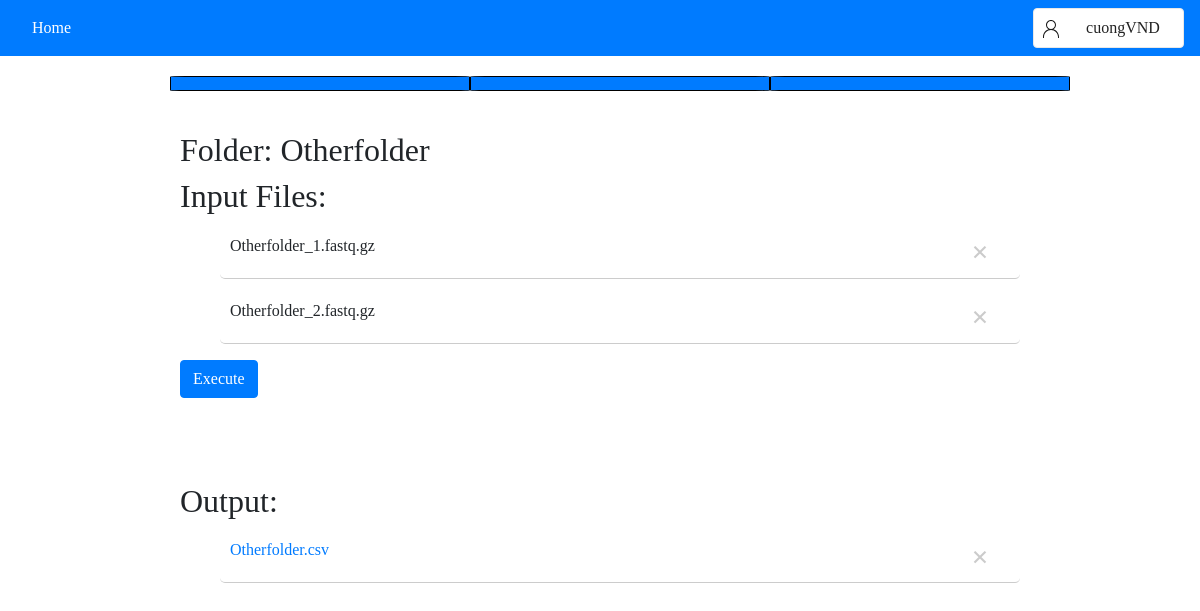
The app's page /folder/3 (signed in) with its own data.
### function/models.py (models this page shows)
class User(db.Model, UserMixin):
    role = db.Column(db.Integer, default = 2)
    id = db.Column(db.Integer, primary_key = True)
    email = db.Column(db.String(50))
    username = db.Column(db.String(50))
    password = db.Column(db.String(50))

class Folder(db.Model):
    id = db.Column(db.Integer, primary_key = True)
    path = db.Column(db.String(50), nullable = False)
    name = db.Column(db.String(50), nullable = False)
    date = db.Column(db.DateTime(timezone = True), default = func.now())
    user_id = db.Column(db.Integer, db.ForeignKey('user.id'))
    users = db.relationship('User')
    parent_folder_id = db.Column(db.Integer, db.ForeignKey('folder.id'))
    subfolders = db.relationship('Folder', backref=db.backref('parent_folder', remote_side=[id]))

class File(db.Model):
    id = db.Column(db.Integer, primary_key = True)
    path = db.Column(db.String(50), nullable = False)
    name = db.Column(db.String(50), nullable = False)
    date = db.Column(db.DateTime(timezone = True), default = func.now())
    user_id = db.Column(db.Integer, db.ForeignKey('user.id'))
    folder_id = db.Column(db.Integer, db.ForeignKey('folder.id'))
    subfiles = db.relationship('Folder', backref=db.backref('files', lazy='dynamic'))

### app.py (the view, shortened to what this page needs)
@app.route('/folder/<folder_id>', methods=['GET', 'POST'])
@login_required
def get_folder(folder_id):
    folder = Folder.query.get_or_404(folder_id)
    file = File.query.filter_by(folder_id=folder.id).first()
    subfolders = Folder.query.filter_by(parent_folder_id=folder.id).all()
    subfiles = File.query.filter_by(folder_id=folder.id).all()
    output=[]
    files=[]
    for file in subfiles:
        if file.name.endswith(".csv"):
            output.append(file)
        else:
            files.append(file)
    return render_template('folder.html', folder=folder, subfolders=subfolders, file = file, subfiles = files, output=output, user = current_user)

### app.py (called while the page is built)
@login_manager.user_loader
def load_user(id):
    return User.query.get(int(id))

### templates/folder.html (shortened to what this page needs)
{% extends 'home.html' %}
{% block content %}
  <div class="form">
        <div class="header">
          <ul class="ul">
              <li class="active step step1">
              </li>
              <li class="step step2">
              </li>
              <li class="step step3">
              </li>
          </ul>
      </div>
    <br>
    <h2>Folder: {{ folder.name }}</h2>
    <h2>Input Files:</h2>
    <ul>
      {% set sorted_subfiles = subfiles | sort(attribute='name') %}
      {% for subfile in sorted_subfiles %}
        {% if subfile.name.endswith('.gz') %}
          <div class="file-list">
            <li>{{ subfile.name }}</li>
            <button type="button" class="close" onclick="deleteSubFile('{{ subfile.id }}','{{ subfile.folder_id }}')">
              <span aria-hidden="true">&times;</span>
            </button>
          </div>
        {% endif %}
      {% endfor %}
    </ul>
 <form action="/folder/{{ folder.id }}" method="post" enctype="multipart/form-data" id="uploadForm">
  <div id="fileInputContainer">
	  {% if subfiles|length>=2 %}
      <button type="button" class="btn-primary btn execute-button" id="addFileBtn" onclick="executeF('{{ folder.id }}')">Execute</button>
    {% endif %}
  </div>
</form>
    <div class="ouput-file">
      <h2>Output:</h2>
      <ul>
         {% for subfile in output %}
          {% if subfile.name.endswith('.csv') %}
            <div class="file-list">
              <li><a href="{{ url_for('get_file', file_id=subfile.id) }}">{{ subfile.name }}</a></li>
              <button type="button" class="close" onclick="deleteSubFile('{{ subfile.id }}','{{ subfile.folder_id }}')">
                <span aria-hidden="true">&times;</span>
              </button>
            </div>
          {% endif %}
        {% endfor %}
      </ul>
    </div>
  </div>
{% endblock %}

### templates/home.html (shortened to what this page needs)
<!DOCTYPE html>
<html lang="en">
<head>
  <link
  rel="stylesheet"
  href="https://stackpath.bootstrapcdn.com/bootstrap/4.4.1/css/bootstrap.min.css"
/>
<link
  rel="stylesheet"
  href="https://stackpath.bootstrapcdn.com/font-awesome/4.7.0/css/font-awesome.min.css"
/>
<link rel="stylesheet" href="../static/home.css">
</head>
<body>
  <nav class="navbar navbar-expand-lg bg-primary">
    <a href="/home" class="nav-item nav-link" id="home" style="color: white;">Home</a>
    <div class="navbar-nav ml-auto">
      <div class="menu_account">
        <div class="icon_account">
        </div>
        <div class="name_account" data-toggle="dropdown">
          <p class="nav-link">{{ user.username }}</p>
        </div>
      </div>
    </div>
  </nav>
{% block content %}{% endblock %}
</body>
</html>

### static/home.css (style rules this page uses)
:root { --primary: #007bff; --secondary: #bfc0c0; --white: #fff; --text-clr: #222222; --header-clr: #25273d; --next-btn-hover: #0044ff; --back-btn-hover: #8b8c8c; }
body { font-family: Source Sans Pro; }
.navbar { background-color: #00194C; width: 100%; }
.menu_account { display: flex; width: 151px; height: 40px; padding: 8px 9px; justify-content: center; align-items: center; gap: 5px; flex-shrink: 0; border-radius: 4px; border: 1px solid #E8E8E8; background-color: white; }
.name_account { display: flex; width: 110px; height: 20px; flex-direction: column; justify-content: center; flex-shrink: 0; color: var(--black-text, var(--normal-text, #222)); text-align: center; font-family: Source Sans Pro; font-size: 16px; font-style: normal; font-weight: 400; line-height: 24px; cursor: pointer; padding-top: 12%; }
.form { max-width: 70%; margin: 0 auto; }
.file-list { position: relative; padding: 10px; border-bottom: 1px solid #ccc; border-radius: 5px; margin-bottom: 10px; }
.file-list li { margin-bottom: 10px; list-style-type: none; }
.file-list .close { position: absolute; top: 25%; left: 95%; transform: translateX(-50%); border: none; background-color: transparent; color: #999; cursor: pointer; font-size: 30px; display: block; }
.ouput-file { padding-top: 10%; }
.header { display: flex; justify-content: center; }
.step { list-style: none; width: 300px; height: 15px; border: 1px solid black; border-radius: 5%; }
.step1,.step2,.step3 { background-color: var(--primary); }
.header .ul { display: flex; }
.header .ul .step { margin-right: 0; margin-top: 20px; position: relative; }

### records on screen
User: username "cuongVND"
Folder: name "Otherfolder"
File: name "Otherfolder_1.fastq.gz"
File: name "Otherfolder_2.fastq.gz"
File: name "Otherfolder.csv"
